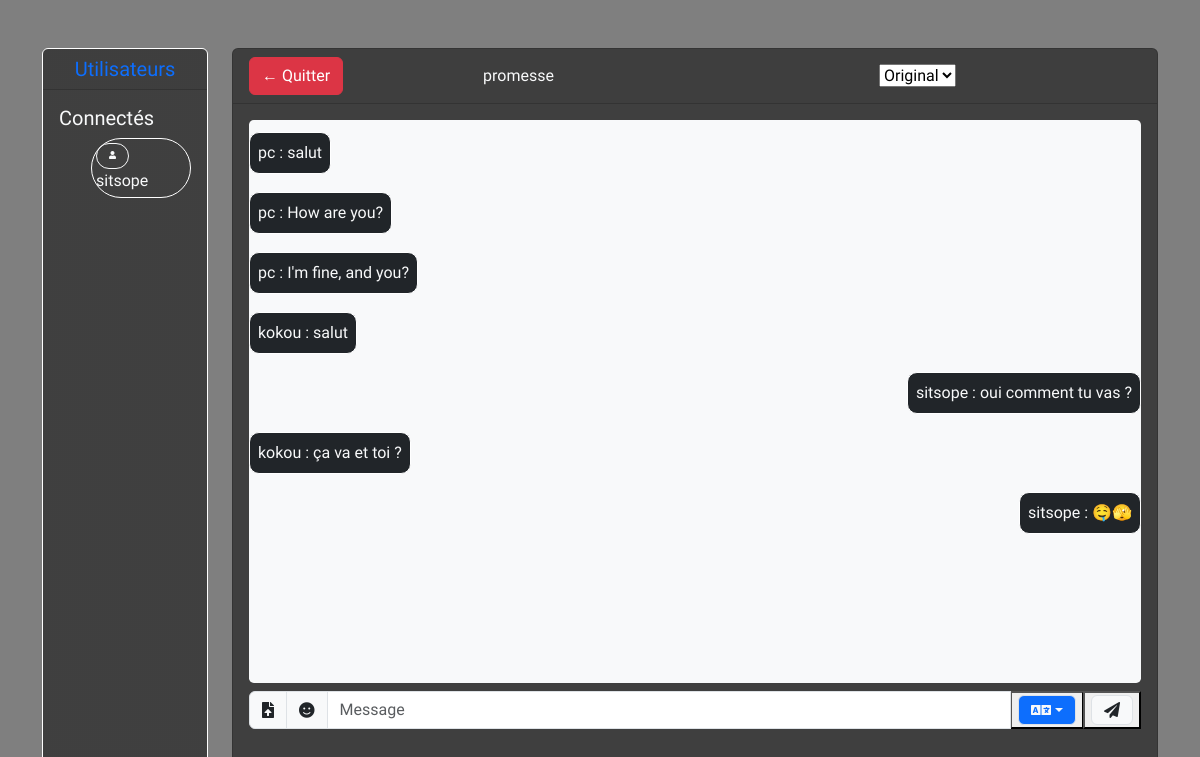
/discussion/1/ (signed in), run on the app's committed database.
### videoapp/models.py (models this page shows, shortened)
class Discussion(models.Model):
    name = models.CharField(max_length=255)
    users = models.ManyToManyField(User, related_name='active_discussions', blank=True)
    created_at = models.DateTimeField(auto_now_add=True)
    created_by = models.ForeignKey(User, on_delete=models.CASCADE)

class DiscussionMessage(models.Model):
    discussion = models.ForeignKey(Discussion, related_name='messages', on_delete=models.CASCADE)
    user = models.ForeignKey(User, on_delete=models.CASCADE)  # Utilisateur qui a envoyé le message
    content = models.TextField(blank=True, null=True)  # Message texte
    file = models.FileField(upload_to="uploads/", blank=True, null=True)  # Fichier
    created_at = models.DateTimeField(auto_now_add=True)  # Date et heure de création

### videoapp/views.py (the view)
# urls.py: path('discussion/<int:id>/', joindre_discussion, name='discussion'),
def joindre_discussion(request, id=None):
    discussion, created = Discussion.objects.get_or_create(id=id)
    discuss_messages = DiscussionMessage.objects.filter(discussion=discussion).order_by("created_at")
    message_list = [
        {
            "username": msg.user.username,
            "file": msg.file if msg.file else None,
            "content": msg.content,
            "created_at": msg.created_at.strftime("%Y-%m-%d %H:%M:%S"),
            "file_name": os.path.basename(msg.file.name) if msg.file else None,
        }
        for msg in discuss_messages if msg.content != None or msg.file != None
    ]
    print("List: ", message_list )
    return render(request, "discussion.html", {"discussion": discussion, "message_list": message_list})

### templates/discussion.html (shortened to what this page needs)
<!DOCTYPE html>
<html lang="en">
  <head>
    <link href="https://cdn.jsdelivr.net/npm/bootstrap@5.3.3/dist/css/bootstrap.min.css" rel="stylesheet">
    <link rel="stylesheet" href="https://cdnjs.cloudflare.com/ajax/libs/font-awesome/5.13.0/css/all.min.css">
  </head>
  <body style="background: linear-gradient(rgba(0,0,0, 0.5), rgba(0,0,0, 0.5));">
    <section class="redressed">
        <div class="container mt-5 text-light">
            <div class="row">
                <div class="col-lg-2 col-md-2 d-none d-md-block" id="user-sidebar">
                    <div class="card bg-transparent" style="height: 90vh; border: solid white 1px; background: linear-gradient(rgba(0,0,0, 0.5), rgba(0,0,0, 0.5));">
                        <h5 class="card-header text-center text-primary">Utilisateurs</h5>
                        <div class="card-body text-light">
                            <h5 class="card-title">Connectés</h5>
                            <ul id="user-list">
                                <div class="card-text p-1" style="border: solid 1px white; border-radius: 2em;">
                                    <button class="btn btn-outline-light me-1" type="button" style="border-radius: 4em; font-size: 0.5em;">
                                        <i class="fas fa-user"></i>
                                    </button> {{ request.user }}
                                </div>
                            </ul>
                        </div>
                    </div>
                </div>
                <div class="col-lg-10 col-md-9 col-12">
                    <div class="form-popup" id="myForm" style="z-index: 4550;">
                        <div class="d-flex">
                            <div class="card flex-fill" id="chatarea" style="background: linear-gradient(rgba(0,0,0, 0.5), rgba(0,0,0, 0.5)); height: 90vh;">
                                <div class="card-header d-flex align-items-center justify-content-between text-center">
                                    <a href="{% url 'index' %}" class="btn btn-danger">← Quitter</a>
                                    <div class="col text-center text-light">
                                        {{ discussion.name }}
                                    </div>
                                    <div class="col mx-5">
                                        <select id="chat_lang" class="redressed">
                                            <option selected value="original">Original</option>
                                        </select>
                                    </div>
                                </div>
                                <div class="card-body" style="max-height: 85vh; min-height: 84vh;">
                                    <div class="bg-light py-1 mb-2 redressed overflow-auto" id="text_chat" style="max-height: 90%; min-height: 88%; border-radius: 0.3em; width: 100%;">
                                        {% for sms in message_list %}
                                            {% if sms.username == request.user.username %}
                                                {% if sms.content %}
                                                    <div class="d-block text-end">
                                                        <div class="text-light bg-dark mt-2 p-2" style="border: 1px solid white; border-radius: 10px; display: inline-block; max-width: 90%; margin-bottom: 10px;">
                                                            {{ sms.username }} : {{ sms.content }}
                                                        </div>
                                                    </div>
                                                {% endif %}
                                            {% else %}
                                                {% if sms.content %}
                                                    <div class="d-block text-start">
                                                        <div class="text-light bg-dark mt-2 p-2" style="border: 1px solid white; border-radius: 10px; display: inline-block; max-width: 90%; margin-bottom: 10px;">
                                                            {{ sms.username }} : {{ sms.content }}
                                                        </div>
                                                    </div>
                                                {% endif %}
                                            {% endif %}
                                        {% endfor %}
                                    </div>
                                    <div class="input-group mb-2">
                                        <button id="importButton" class="input-group-text"><i class="fas fa-file-upload"></i></button>
                                        <button id="emojiButton" class="input-group-text" aria-label="Ouvrir le sélecteur d'emojis"><i class="fas fa-smile"></i></button>
                                        <input type="text" id="id_message_send_input" class="form-control" placeholder="Message">
                                        <button>
                                            <div class="dropdown redressed">
                                                <span id="selectedValue" class="input-group-text bg-primary dropdown-toggle text-light" role="button" data-bs-toggle="dropdown" aria-expanded="false">
                                                    <i class="fas fa-language"></i>
                                                </span>
                                            </div>
                                        </button>
                                        <button id="id_message_send_button" type="submit">
                                            <span class="input-group-text"><i class="fas fa-paper-plane"></i></span>
                                        </button>
                                    </div>
                                </div>
                            </div>
                        </div>
                    </div>
                </div>
            </div>
        </div>
    </section>
  </body>
</html>

### templates/discussion.html (style rules this page uses)
.redressed { font-family: "Redressed", serif; }

### data on the page
Discussion: name "promesse"
DiscussionMessage: content "salut"
DiscussionMessage: content "How are you?"
DiscussionMessage: content "I'm fine, and you?"
DiscussionMessage: content "salut"
DiscussionMessage: content "oui comment tu vas ?"
DiscussionMessage: content "ça va et toi ?"
DiscussionMessage: content "🤤🫣"

### other printed values
{{ request.user }} "sitsope"
{{ sms.username }} "pc" "pc" "pc" "kokou" "kokou"
{{ sms.username }} "sitsope" "sitsope"
